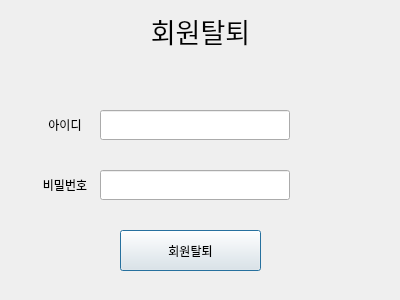
<?xml version="1.0" encoding="UTF-8"?>
<ui version="4.0">
 <class>Dialog</class>
 <widget class="QDialog" name="Dialog">
  <property name="geometry">
   <rect>
    <x>0</x>
    <y>0</y>
    <width>400</width>
    <height>300</height>
   </rect>
  </property>
  <property name="windowTitle">
   <string>Dialog</string>
  </property>
  <widget class="QLabel" name="label">
   <property name="geometry">
    <rect>
     <x>0</x>
     <y>0</y>
     <width>401</width>
     <height>61</height>
    </rect>
   </property>
   <property name="font">
    <font>
     <family>Arial</family>
     <pointsize>20</pointsize>
    </font>
   </property>
   <property name="text">
    <string>회원탈퇴</string>
   </property>
   <property name="alignment">
    <set>Qt::AlignCenter</set>
   </property>
  </widget>
  <widget class="QLabel" name="label_2">
   <property name="geometry">
    <rect>
     <x>30</x>
     <y>110</y>
     <width>70</width>
     <height>30</height>
    </rect>
   </property>
   <property name="text">
    <string>아이디</string>
   </property>
   <property name="alignment">
    <set>Qt::AlignCenter</set>
   </property>
  </widget>
  <widget class="QLineEdit" name="member_dlt_id">
   <property name="geometry">
    <rect>
     <x>100</x>
     <y>110</y>
     <width>190</width>
     <height>30</height>
    </rect>
   </property>
  </widget>
  <widget class="QLabel" name="label_3">
   <property name="geometry">
    <rect>
     <x>30</x>
     <y>170</y>
     <width>70</width>
     <height>30</height>
    </rect>
   </property>
   <property name="text">
    <string>비밀번호</string>
   </property>
   <property name="alignment">
    <set>Qt::AlignCenter</set>
   </property>
  </widget>
  <widget class="QLineEdit" name="member_dlt_pw">
   <property name="geometry">
    <rect>
     <x>100</x>
     <y>170</y>
     <width>190</width>
     <height>30</height>
    </rect>
   </property>
  </widget>
  <widget class="QPushButton" name="btn_member_dlt_push">
   <property name="geometry">
    <rect>
     <x>120</x>
     <y>230</y>
     <width>141</width>
     <height>41</height>
    </rect>
   </property>
   <property name="text">
    <string>회원탈퇴</string>
   </property>
  </widget>
  <widget class="QLabel" name="lbl_delete_back">
   <property name="geometry">
    <rect>
     <x>100</x>
     <y>140</y>
     <width>191</width>
     <height>31</height>
    </rect>
   </property>
   <property name="text">
    <string/>
   </property>
  </widget>
 </widget>
 <resources/>
 <connections/>
</ui>
